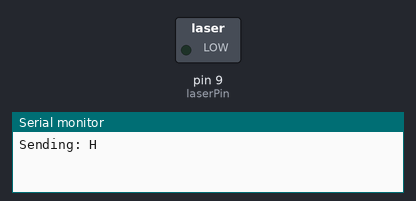
This sketch was run on a simulated Arduino Uno, built with avr-gcc and run on an emulated ATmega328P. On the bench: switched loads named in the sketch (green lamp = pin HIGH), the last lines printed to the serial monitor.

Above: at 1.2 s.
At 9.6 s:
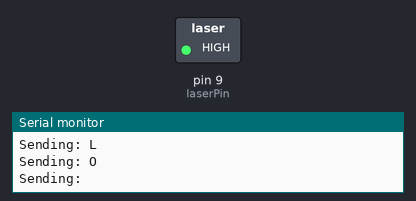
Timing chart, 0 to 13.7 s (numbered marks = the images above):
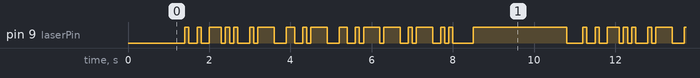

Measured:
- by itself, pin 9 (laserPin): moves between LOW and HIGH, repeating every 9.8 s
- by itself, everything shown: repeats every 9.8 s, in 38 steps

The sketch:

transmitter.ino
```cpp
const int laserPin = 9;                   // Digital pin to control laser
const unsigned int bitDuration = 100;    // Milliseconds per bit = 10 bps
const char* message = "HELLO\n";         // Message to send

void setup() {
  pinMode(laserPin, OUTPUT);
  digitalWrite(laserPin, LOW);
  delay(1000);  // Give receiver time to get ready
  Serial.begin(9600);
}

void loop() {
  for (int i = 0; message[i] != '\0'; i++) {
    sendCharWithParity(message[i]);
    delay(bitDuration * 2);  // Short pause between characters
  }

  delay(2000);  // Wait before repeating the message
}

void sendCharWithParity(char c) {
  Serial.print("Sending: ");
  Serial.println(c);

  sendBit(0);  // Start bit

  int parityCount = 0;

  // Send 8 data bits, LSB first
  for (int i = 0; i < 8; i++) {
    bool bit = (c >> i) & 0x01;
    sendBit(bit);
    parityCount += bit;
  }

  // Send even parity bit
  bool parityBit = (parityCount % 2 == 0) ? 0 : 1;
  sendBit(parityBit);

  // Send stop bit
  sendBit(1);
}

void sendBit(bool bit) {
  digitalWrite(laserPin, bit ? HIGH : LOW);
  delay(bitDuration);
}
```
